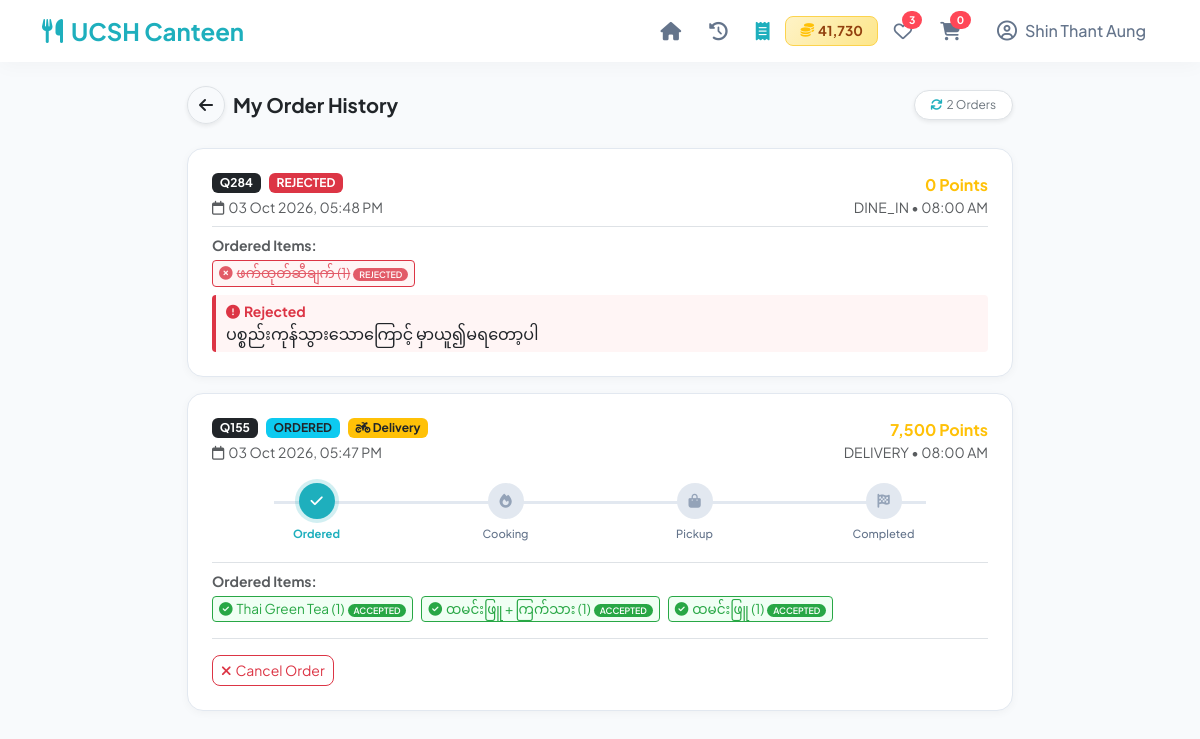
Screenshot of /history.php (signed in) with the database file from the repository.
### tables this page shows
CREATE TABLE `users` (
  `userId` int(11) NOT NULL,
  `username` varchar(100) NOT NULL,
  `phoneNumber` varchar(20) NOT NULL,
  `password` varchar(255) NOT NULL,
  `role` enum('Admin','Customer') DEFAULT 'Customer',
  `customerType` enum('Guest','Logged') DEFAULT 'Logged',
  `points` int(11) NOT NULL DEFAULT 0,
  `createdAt` timestamp NOT NULL DEFAULT current_timestamp()
);

CREATE TABLE `orders` (
  `orderId` int(11) NOT NULL,
  `queue_number` varchar(20) DEFAULT NULL,
  `qr_code` varchar(255) DEFAULT NULL,
  `userId` int(11) DEFAULT NULL,
  `serviceType` varchar(50) DEFAULT NULL,
  `pickupTime` varchar(50) NOT NULL,
  `specialRequest` text DEFAULT NULL,
  `trackingStatus` enum('Pending','Confirmed','Cooking','PickUp','Completed','Rejected') DEFAULT 'Pending',
  `totalAmount` int(11) NOT NULL,
  `points_used` int(11) NOT NULL DEFAULT 0,
  `voucherSent` tinyint(1) DEFAULT 0,
  `createdAt` timestamp NOT NULL DEFAULT current_timestamp(),
  `orderType` enum('dine_in','pickup','delivery') DEFAULT 'dine_in',
  `status` enum('ordered','cooking','pickup','completed','rejected','partial_rejected') DEFAULT 'ordered',
  `rejectionReason` text DEFAULT NULL,
  `rejected_items` text DEFAULT NULL,
  `updatedAt` timestamp NOT NULL DEFAULT current_timestamp() ON UPDATE current_timestamp(),
  `deliveryAddress` varchar(255) DEFAULT NULL,
  `deliveryFee` int(11) DEFAULT 0,
  `deliveryLat` decimal(10,7) DEFAULT NULL,
  `deliveryLng` decimal(10,7) DEFAULT NULL,
  `deliveryStatus` enum('pending','preparing','on_the_way','delivered') DEFAULT 'pending'
);

### history.php (the view, shortened to what this page needs)
<?php
require_once 'db.php';
$user_id = $_SESSION['user_id'];
$userStmt = $conn->prepare("SELECT points FROM users WHERE userId = ?");
$userStmt->bind_param("i", $user_id);
$userStmt->execute();
$currentPoints = $userStmt->get_result()->fetch_assoc()['points'] ?? 0;
$cart_count = 0;
$cart_stmt = $conn->prepare("SELECT SUM(quantity) as total FROM cart WHERE userId = ?");
if ($cart_stmt) {
    $cart_stmt->bind_param("i", $user_id);
    $cart_stmt->execute();
    $cart_count = $cart_stmt->get_result()->fetch_assoc()['total'] ?? 0;
}
$like_count = 0;
$like_stmt = $conn->prepare("SELECT COUNT(*) as total FROM liked_items WHERE userId = ?");
if ($like_stmt) {
    $like_stmt->bind_param("i", $user_id);
    $like_stmt->execute();
    $like_count = $like_stmt->get_result()->fetch_assoc()['total'] ?? 0;
}
$orders = $conn->query("SELECT o.*,
                        (SELECT GROUP_CONCAT(CONCAT(m.itemName, ' (', oi.quantity, ')') SEPARATOR ', ')
                         FROM order_items oi JOIN menu_items m ON oi.itemId = m.itemId WHERE oi.orderId = o.orderId) as items,
                        (SELECT GROUP_CONCAT(CONCAT(m.itemName, ' (', oi.quantity, ')') SEPARATOR ', ')
                         FROM order_items oi JOIN menu_items m ON oi.itemId = m.itemId WHERE oi.orderId = o.orderId AND FIND_IN_SET(oi.itemId, o.rejected_items)) as rejected_item_names
                        FROM orders o WHERE o.userId = $user_id ORDER BY o.orderId DESC");
?>
<!DOCTYPE html>
<html lang="my">
<head>
    <link href="https://cdn.jsdelivr.net/npm/bootstrap@5.3.0/dist/css/bootstrap.min.css" rel="stylesheet">
    <link rel="stylesheet" href="https://cdnjs.cloudflare.com/ajax/libs/font-awesome/6.4.0/css/all.min.css">
</head>
<body class="pb-5">
<nav class="navbar navbar-expand-lg sticky-top navbar-custom py-2">
    <div class="container">
        <a class="navbar-brand fw-bold fs-4 text-brand d-flex align-items-center me-3" href="index.php">
            <i class="fa-solid fa-utensils me-2"></i>UCSH Canteen
        </a>
        <div class="collapse navbar-collapse" id="navbarIcons">
            <div class="d-flex align-items-center ms-auto gap-1 mt-3 mt-lg-0 justify-content-around">
                <a href="index.php" class="nav-icon-btn text-decoration-none"><i class="fa-solid fa-house"></i><span class="d-lg-none ms-2 small">Home</span></a>
                   <a href="track.php" class="nav-icon-btn text-decoration-none" title="Track Order">
                        <i class="fa-solid fa-clock-rotate-left"></i>
                    </a>
                <a href="history.php" class="nav-icon-btn text-decoration-none text-brand"><i class="fa-solid fa-receipt"></i><span class="d-lg-none ms-2 small">History</span></a>
                <span class="points-nav"><i class="fa-solid fa-coins text-warning"></i><?= number_format($currentPoints) ?></span>
                <a href="likes.php" class="nav-icon-btn text-decoration-none"><i class="fa-regular fa-heart"></i><span class="badge rounded-pill nav-badge"><?= $like_count ?></span></a>
                <a href="cart.php" class="nav-icon-btn text-decoration-none"><i class="fa-solid fa-cart-shopping"></i><span class="badge rounded-pill nav-badge"><?= $cart_count ?></span></a>
                    <div class="dropdown ms-lg-2">
                        <a href="#" class="nav-icon-btn text-decoration-none d-flex align-items-center gap-2" data-bs-toggle="dropdown">
                            <i class="fa-regular fa-user-circle fs-5"></i>
                            <span class="fw-medium small d-none d-lg-inline"><?= htmlspecialchars($_SESSION['username'] ?? 'Account') ?></span>
                        </a>
                    </div>
            </div>
        </div>
    </div>
</nav>
<div class="container my-4" style="max-width: 850px;">
    <div class="d-flex align-items-center justify-content-between mb-4">
        <div class="d-flex align-items-center gap-2">
            <a href="index.php" class="btn btn-white border shadow-sm rounded-circle p-2 d-flex align-items-center justify-content-center" style="width: 38px; height: 38px;">
                <i class="fa-solid fa-arrow-left text-dark"></i>
            </a>
            <h5 class="fw-bold mb-0 text-dark">My Order History</h5>
        </div>
        <span class="badge bg-white text-secondary border shadow-sm fw-normal px-3 py-2 rounded-pill fs-7">
            <i class="fa-solid fa-sync me-1 text-brand" id="refreshIcon"></i><?= $orders ? $orders->num_rows : 0 ?> Orders
        </span>
    </div>
    <?php if ($orders && $orders->num_rows > 0): ?>
        <?php while ($ord = $orders->fetch_assoc()):
            $st = strtolower($ord['status']);
            $badgeClass = 'bg-secondary';
            if ($st === 'ordered' || $st === 'cooking') $badgeClass = 'bg-info text-dark';
            elseif ($st === 'pickup') $badgeClass = 'bg-primary';
            elseif ($st === 'completed') $badgeClass = 'bg-success';
            elseif ($st === 'rejected') $badgeClass = 'bg-danger';
            elseif ($st === 'partial_rejected') $badgeClass = 'bg-warning text-dark';
            $allItems = [];
            $itemStatusMap = [];
            if (!empty($ord['items'])) {
                $allItems = explode(', ', $ord['items']);
                $rejectedNames = !empty($ord['rejected_item_names']) ? explode(', ', $ord['rejected_item_names']) : [];
                foreach ($allItems as $item) {
                    $isRejected = false;
                    foreach ($rejectedNames as $rejected) {
                        if (strpos($item, $rejected) !== false || strpos($rejected, $item) !== false) {
                            $isRejected = true;
                            break;
                        }
                    }
                    $itemStatusMap[$item] = $isRejected ? 'rejected' : 'accepted';
                }
            }
        ?>
            <div class="history-card p-3 p-md-4 mb-3" data-order-card="<?= $ord['orderId'] ?>">
                <div class="d-flex justify-content-between align-items-start flex-wrap gap-2">
                    <div>
                        <div class="d-flex align-items-center gap-2 mb-1 flex-wrap">
                            <span class="badge bg-dark text-white fw-bold"><?= $ord['queue_number'] ?></span>
                            <span class="badge <?= $badgeClass ?> text-uppercase" data-order-status="<?= $ord['orderId'] ?>"><?= $ord['status'] ?></span>
                            <?php if ($ord['orderType'] === 'delivery'): ?>
                                <span class="badge bg-warning text-dark"><i class="fa-solid fa-motorcycle"></i> Delivery</span>
                            <?php endif; ?>
                        </div>
                        <div class="small text-muted">
                            <i class="fa-regular fa-calendar me-1"></i><?= date('d M Y, h:i A', strtotime($ord['createdAt'])) ?>
                        </div>
                    </div>
                    <div class="text-end">
                        <div class="fw-bold text-warning"><?= number_format($ord['points_used'] ?? 0) ?> Points</div>
                        <div class="small text-muted"><?= strtoupper($ord['orderType']) ?> • <?= $ord['pickupTime'] ?></div>
                    </div>
                </div>
                <?php if ($st !== 'rejected' && $st !== 'partial_rejected'): ?>
                    <div class="timeline" data-timeline="<?= $ord['orderId'] ?>">
                        <div class="timeline-step <?= in_array($st, ['ordered','cooking','pickup','completed']) ? ($st === 'ordered' ? 'active' : 'completed') : '' ?>">
                            <div class="timeline-icon"><i class="fa-solid fa-check"></i></div>
                            <div class="timeline-label">Ordered</div>
                        </div>
                        <div class="timeline-step <?= in_array($st, ['cooking','pickup','completed']) ? ($st === 'cooking' ? 'active' : 'completed') : '' ?>">
                            <div class="timeline-icon"><i class="fa-solid fa-fire"></i></div>
                            <div class="timeline-label">Cooking</div>
                        </div>
                        <div class="timeline-step <?= in_array($st, ['pickup','completed']) ? ($st === 'pickup' ? 'active' : 'completed') : '' ?>">
                            <div class="timeline-icon"><i class="fa-solid fa-bag-shopping"></i></div>
                            <div class="timeline-label">Pickup</div>
                        </div>
                        <div class="timeline-step <?= $st === 'completed' ? 'completed' : '' ?>">
                            <div class="timeline-icon"><i class="fa-solid fa-flag-checkered"></i></div>
                            <div class="timeline-label">Completed</div>
                        </div>
                    </div>
                <?php endif; ?>
                <div class="mt-2 pt-2 border-top">
                    <div class="small text-muted mb-1 fw-bold">Ordered Items:</div>
                    <div class="item-list">
                        <?php foreach ($allItems as $item):
                            $isRejected = $itemStatusMap[$item] === 'rejected';
                        ?>
                            <span class="item <?= $isRejected ? 'rejected' : 'accepted' ?>">
                                <?php if ($isRejected): ?>
                                    <span class="rejected-item"><i class="fa-solid fa-circle-xmark me-1"></i><?= htmlspecialchars($item) ?><span class="reject-badge">REJECTED</span></span>
                                <?php else: ?>
                                    <span class="accepted-item"><i class="fa-solid fa-circle-check me-1"></i><?= htmlspecialchars($item) ?><span class="accept-badge">ACCEPTED</span></span>
                                <?php endif; ?>
                            </span>
                        <?php endforeach; ?>
                    </div>
                </div>
                <?php if ($st === 'partial_rejected'): ?>
                    <div class="partial-reject-box mt-2">
                        <small class="text-warning fw-bold d-block"><i class="fa-solid fa-triangle-exclamation me-1"></i>Partially Rejected</small>
                        <?php if (!empty($ord['rejectionReason'])): ?>
                            <div class="mt-1 pt-1 border-top"><small class="text-muted">Reason: <?= htmlspecialchars($ord['rejectionReason']) ?></small></div>
                        <?php endif; ?>
                    </div>
                <?php elseif ($st === 'rejected' && !empty($ord['rejectionReason'])): ?>
                    <div class="reject-reason-box mt-2">
                        <small class="text-danger fw-bold d-block"><i class="fa-solid fa-circle-exclamation me-1"></i>Rejected</small>
                        <span class="text-dark"><?= htmlspecialchars($ord['rejectionReason']) ?></span>
                    </div>
                <?php endif; ?>
                <?php if ($st === 'ordered'): ?>
                    <div class="mt-3 pt-3 border-top cancel-section" data-cancel-section="<?= $ord['orderId'] ?>">
                        <button class="btn btn-sm btn-outline-danger rounded-3" onclick="cancelOrder(<?= $ord['orderId'] ?>)">
                            <i class="fa-solid fa-xmark me-1"></i>Cancel Order
                        </button>
                    </div>
                <?php endif; ?>
            </div>
        <?php endwhile; ?>
    <?php endif; ?>
</div>
</body>
</html>

### rows the page displays
users: points "41,730"
orders: queue_number "Q284", status "REJECTED", createdAt "03 Oct 2026, 05:48 PM", points_used "0", orderType "DINE_IN", pickupTime "08:00 AM", item "ဖက်ထုတ်ဆီချက် (1)", rejectionReason "ပစ္စည်းကုန်သွားသောကြောင့် မှာယူ၍မရတော့ပါ"
orders: queue_number "Q155", status "ORDERED", shows "Delivery", createdAt "03 Oct 2026, 05:47 PM", points_used "7,500", orderType "DELIVERY", pickupTime "08:00 AM", item "Thai Green Tea (1)", item "ထမင်းဖြူ + ကြက်သား (1)", item "ထမင်းဖြူ (1)"

### other values shown
$like_count "3"
$cart_count "0"
$_SESSION['username'] "Shin Thant Aung"
$orders->num_rows "2"
